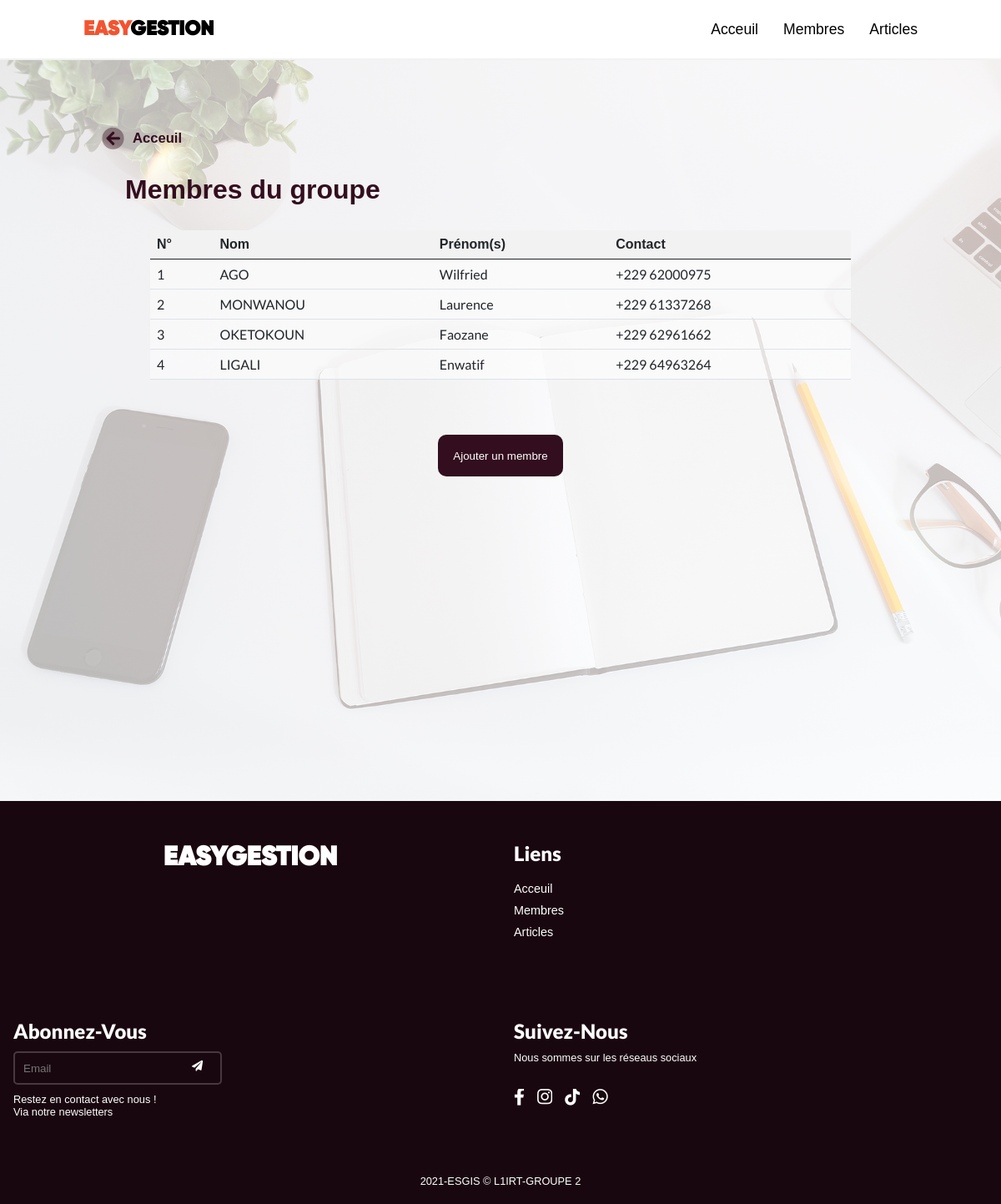
Page /index.php?pg=members on the committed database.
### tables this page shows
CREATE TABLE `members` (
  `id` int(20) NOT NULL,
  `nom` varchar(500) NOT NULL,
  `prenom` varchar(2000) NOT NULL,
  `sexe` tinyint(1) NOT NULL,
  `email` varchar(1000) NOT NULL,
  `contact` varchar(1000) NOT NULL,
  `role` mediumtext NOT NULL,
  `photo` mediumtext NOT NULL
);

### index.php (called while the page is built, shortened)
<?php
    include('pages/header.inc.php');
    include('navigation_pg.php');

### pages/members_list.php (the view)
<?php
        require_once('connection.php');
        $nbmember="SELECT COUNT(*) AS nb FROM `members`";
        $result=mysqli_query($link,$nbmember);
        $members=mysqli_fetch_assoc($result);
    if ( $members['nb'] == 0 ){
        echo <<<'EOT'
                <div class="container" id="page2">
                    <section>
                        <a href="index.php?pg=home" class="backBtn flex-row">
                            <i class="fad fa-arrow-circle-left"></i>
                            <h5>Acceuil</h5>
                        </a>
                    </section>
                    <section class="big-title">
                        <h2>Membres du groupe</h2>
                    </section>
                    <section class="members-list flex-column">
                        <div class="no-members-msg">
                            <h3>
                                Aucun membre <br> n'appartient au groupe
                            </h3>
                        </div>
                        <div class="AddMemberBtn">
                            <a href="index.php?pg=member_add"><button>Ajouter un membre</button></a>
                        </div>
                    </section>
                </div>
                EOT;
    }else{
        echo <<<'EOT'
                <div class="container" id="page4">
                    <section>
                        <a href="index.php?pg=home" class="backBtn flex-row">
                            <i class="fad fa-arrow-circle-left"></i>
                            <h5>Acceuil</h5>
                        </a>
                    </section>
                    <section class="big-title">
                        <h2>Membres du groupe</h2>
                    </section>
                    <section class="members-list flex-column">
                        <div class="members-table">
                            <table class="table">
                                <thead>
                                    <tr>
                                        <th scope="col">N°</th>
                                        <th scope="col">Nom</th>
                                        <th scope="col">Prénom(s)</th>
                                        <th scope="col">Contact</th>
                                    </tr>
                                </thead>
                                <tbody>
                EOT;
    $req = 'SELECT * FROM `members`';
    $result = mysqli_query($link, $req);
    while($ligne=mysqli_fetch_assoc($result)){
        echo '<tr>'
            .'<td>'.$ligne['id'].'</td>'
            ."<td><a href='index.php?pg=member_details&id=".$ligne['id']."'>".$ligne['nom']."</a></td>"
            .'<td>'.$ligne['prenom'].'</td>'
            .'<td>'.$ligne['contact'].'</td>'
            .'</tr>';
    }
    echo <<<'EOT'
                                </tbody>
                            </table>
                        </div>
                        <div class="AddMemberBtn">
                            <a href="index.php?pg=member_add"><button>Ajouter un membre</button></a>
                        </div>
                </section>
            </div>
       EOT;
    }

### pages/header.inc.php (shortened to what this page needs)
<!DOCTYPE html>
<html lang="fr">
<head>
    <link rel="stylesheet" href="./css/all.css">
    <link rel="stylesheet" href="./css/style.css">
</head>
<body>
    <header>
        <nav class="nav flex-row">
            <div class="nav-brand">
                <a href="index.php?pg=home" class="brand-logo">
                    <h1><span>Easy</span>Gestion</h1>
                </a>
            </div>
            <div class="nav-links">
                <ul class="link-list flex-row">
                    <li class="list-item">
                        <a href="index.php?pg=home" class="link">Acceuil</a>
                    </li>
                    <li class="list-item">
                        <a href="index.php?pg=members" class="link">Membres</a>
                    </li>
                    <li class="list-item">
                        <a href="index.php?pg=articles" class="link">Articles</a>
                    </li>
                </ul>
            </div>
        </nav>
    </header>
    <main>

### navigation_pg.php (shortened to what this page needs)
<?php
if (isset($_REQUEST['pg'])) {
    switch ($_REQUEST['pg']) {
        case 'members':
            include 'pages/members_list.php';
            break;
    }
} else {
    include 'pages/home.html';
}

### css/variables.css (style rules this page uses)
:root { --pumpkin-orange: #f25430; --light-brown: #4a142b; --midnight-brown: #330e1e; --dark-brown: #19070f; --smoke-white: #f2f2f2; --Gilroy-Black: Gilroy-Black, sans-serif; --Montserrat-Black: Montserrat-Black, sans-serif; --Montserrat-Bold: Montserrat-Bold, sans-serif; --Montserrat-SemiBold: Montserrat-SemiBold, sans-serif; --Montserrat-Medium: Montserrat-Medium, sans-serif; --Montserrat-Regular: Montserrat-Regular, sans-serif; --Lato-Black: Lato-Black, sans-serif; --Lato-Bold: Lato-Bold, sans-serif; --Lato-Italic: Lato-Italic, sans-serif; --Lato-Regular: Lato-Regular, sans-serif; }

### rows in the picture
members: id "1", nom "AGO", prenom "Wilfried", contact "+229 62000975"
members: id "2", nom "MONWANOU", prenom "Laurence", contact "+229 61337268"
members: id "3", nom "OKETOKOUN", prenom "Faozane", contact "+229 62961662"
members: id "4", nom "LIGALI", prenom "Enwatif", contact "+229 64963264"
